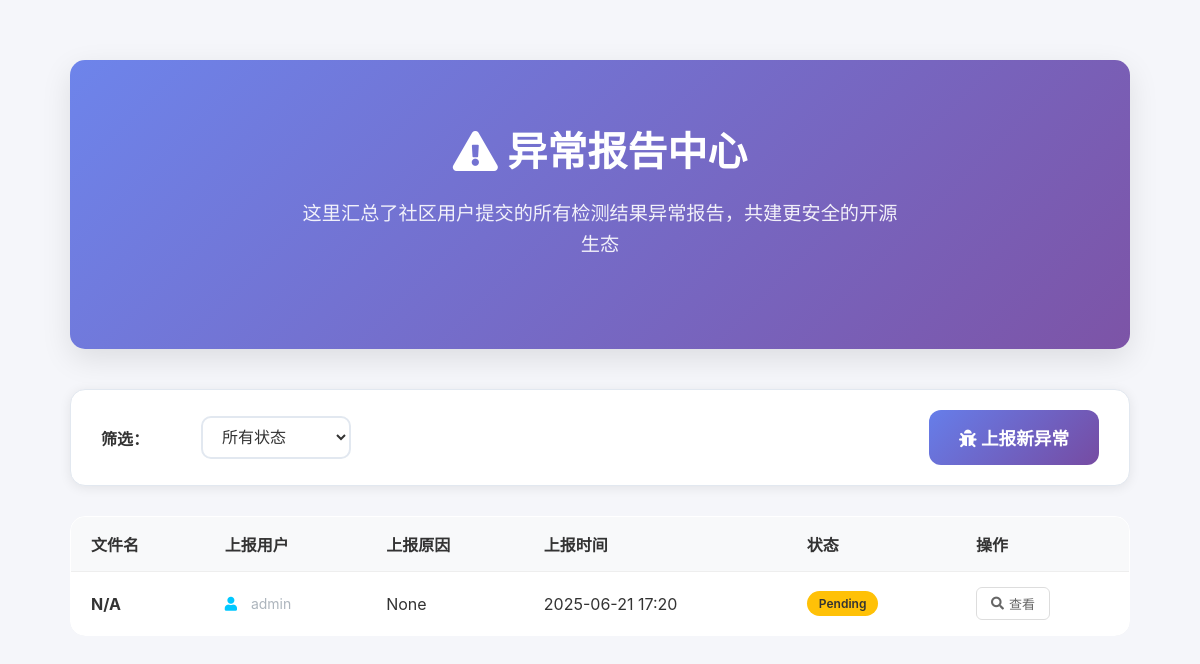
The app's page /community/anomalies with its own data.
### tables this page shows
CREATE TABLE anomaly_reports (id INTEGER PRIMARY KEY AUTOINCREMENT, user_id INTEGER NOT NULL, scan_record_id INTEGER, title TEXT, description TEXT, reason TEXT, status TEXT NOT NULL DEFAULT 'pending', created_at TIMESTAMP DEFAULT CURRENT_TIMESTAMP, FOREIGN KEY (user_id) REFERENCES users (id), FOREIGN KEY (scan_record_id) REFERENCES scan_records (id));

CREATE TABLE users (
        id INTEGER PRIMARY KEY AUTOINCREMENT,
        username TEXT UNIQUE NOT NULL,
        email TEXT UNIQUE,
        password_hash TEXT NOT NULL,
        role TEXT NOT NULL DEFAULT 'user',
        last_login TIMESTAMP
    , avatar TEXT, register_time TIMESTAMP);

### app/routes/community.py (the view)
@community_bp.route('/anomalies')
def anomaly_list():
    page = request.args.get('page', 1, type=int)
    status = request.args.get('status', None)
    per_page = 10
    conn = sqlite3.connect(Config.DATABASE_PATH)
    conn.row_factory = sqlite3.Row
    cursor = conn.cursor()
    query = '''
        SELECT ar.*, u.username, sr.filename, sr.package_type, sr.risk_level
        FROM anomaly_reports ar
        LEFT JOIN users u ON ar.user_id = u.id
        LEFT JOIN scan_records sr ON ar.scan_record_id = sr.id
    '''
    params = []
    if status and status != 'all':
        query += ' WHERE ar.status = ?'
        params.append(status)
    count_query = f"SELECT COUNT(*) as count FROM ({query})"
    cursor.execute(count_query, params)
    total_count = cursor.fetchone()['count']
    query += ' ORDER BY ar.created_at DESC LIMIT ? OFFSET ?'
    params.extend([per_page, (page - 1) * per_page])
    cursor.execute(query, params)
    reports_data = cursor.fetchall()
    reports = []
    for report in reports_data:
        report_obj = {
            'id': report['id'],
            'reason': report['reason'],
            'description': report['description'],
            'status': report['status'],
            'created_at': datetime.fromisoformat(report['created_at']),
            'scan_record_id': report['scan_record_id'],
            'user': {'username': report['username']},
            'scan_record': {
                'filename': report['filename'],
                'package_type': report['package_type'],
                'risk_level': report['risk_level']
            } if report['filename'] else None
        }
        reports.append(report_obj)
    conn.close()
    total_pages = (total_count + per_page - 1) // per_page
    return render_template(
        'community/anomaly_list.html',
        reports=reports,
        page=page,
        total_pages=total_pages
    )

### app/templates/community/anomaly_list.html (shortened to what this page needs)
{% extends "base.html" %}
{% block extra_css %}
<link rel="stylesheet" href="{{ url_for('static', filename='css/community.css') }}">
{% endblock %}
{% block content %}
<div class="anomaly-center-container">
    <div class="community-header">
        <h1><i class="fas fa-exclamation-triangle"></i> 异常报告中心</h1>
        <p>这里汇总了社区用户提交的所有检测结果异常报告，共建更安全的开源生态</p>
    </div>
    {% if reports %}
    <div class="filters">
        <div class="filter-group">
            <div class="filter-label">筛选：</div>
            <select class="filter-select" id="statusFilter">
                <option value="all" {% if not request.args.get('status') %}selected{% endif %}>所有状态</option>
            </select>
        </div>
        <div class="action-buttons-group">
            <a href="{{ url_for('community.report_anomaly') }}" class="create-post-btn">
                <i class="fas fa-bug"></i> 上报新异常
            </a>
        </div>
    </div>
    <div class="report-table-container" style="border-radius: 15px; overflow: hidden;">
        <table class="report-table">
            <thead>
                <tr>
                    <th>文件名</th>
                    <th>上报用户</th>
                    <th>上报原因</th>
                    <th>上报时间</th>
                    <th>状态</th>
                    <th>操作</th>
                </tr>
            </thead>
            <tbody>
                {% for report in reports %}
                <tr>
                    <td><strong>{{ report.scan_record.filename if report.scan_record else 'N/A' }}</strong></td>
                    <td>
                        <div class="user-info">
                            <i class="fas fa-user"></i>
                            <span>{{ report.user.username if report.user else '匿名' }}</span>
                        </div>
                    </td>
                    <td>{{ report.reason }}</td>
                    <td>{{ report.created_at.strftime('%Y-%m-%d %H:%M') }}</td>
                    <td><span class="status-badge status-{{ report.status }}">{{ report.status }}</span></td>
                    <td>
                        <div style="display: flex; gap: 8px;">
                            <a href="{{ url_for('scan.result', scan_id=report.scan_record_id) if report.scan_record_id else '#' }}"
                               class="action-btn" {% if not report.scan_record_id %}disabled{% endif %}>
                                <i class="fas fa-search"></i> 查看
                            </a>
                        </div>
                    </td>
                </tr>
                {% endfor %}
            </tbody>
        </table>
    </div>
    {% endif %}
</div>
{% endblock %}

### app/static/css/common.css (style rules this page uses)
:root { --card-padding: 20px; --card-border-radius: 6px; --card-shadow: 0 2px 10px rgba(0,0,0,0.08); --card-gap: 20px; --card-bg-color: #ffffff; --card-inner-gap: 16px; --primary-color: #00c8ff; --primary-color-dark: #00a6d6; --secondary-color: #1a1f36; --text-color: #333; --text-color-light: #666; --border-color: #e6e8eb; --bg-color: #f5f6fa; --danger-color: #dc3545; --success-color: #28a745; --warning-color: #ffc107; --info-color: #17a2b8; --navbar-bg: #1a1f36; --navbar-text: #adb5bd; --navbar-text-active: #fff; --navbar-hover: rgba(255,255,255,0.1); --input-bg: #fff; --input-border: #ced4da; --input-text: #333; --table-header-bg: #f8f9fa; --table-border: #e6e8eb; --table-stripe: #f8f9fa; --table-hover: #f1f5f9; }

### app/static/css/community.css (style rules this page uses)
.community-header { background: linear-gradient(135deg, rgba(102, 126, 234, 0.95) 0%, rgba(118, 75, 162, 0.95) 100%); color: white; padding: 60px 40px; border-radius: 15px; text-align: center; margin-bottom: 40px; box-shadow: 0 10px 30px rgba(0,0,0,0.1); transition: transform 0.3s ease; }
.community-header h1 { font-size: 2.5em; margin-bottom: 20px; font-weight: 700; }
.community-header p { font-size: 1.2em; opacity: 0.9; max-width: 600px; margin: 0 auto 30px; line-height: 1.6; }
.filters { background: var(--card-bg-color); padding: 20px 30px; border-radius: 15px; margin-bottom: 30px; box-shadow: var(--card-shadow); display: flex; justify-content: space-between; align-items: center; flex-wrap: wrap; border: 1px solid var(--border-color); transition: background-color 0.3s ease, border-color 0.3s ease; }
.filter-group { display: flex; gap: 20px; align-items: center; flex-wrap: wrap; }
.action-buttons-group { display: flex; gap: 15px; align-items: center; }
.filter-label { font-weight: 600; color: var(--text-color); min-width: 80px; transition: color 0.3s ease; }
.filter-select { padding: 10px 15px; border: 2px solid var(--border-color); border-radius: 10px; background: var(--input-bg); font-size: 1em; color: var(--input-text); min-width: 150px; transition: all 0.3s ease; }
.action-btn { display: flex; align-items: center; gap: 5px; padding: 8px 12px; border: 1px solid var(--border-color); border-radius: 8px; background: var(--card-bg-color); color: var(--text-color-light); text-decoration: none; font-size: 0.9em; transition: all 0.3s ease; }
.create-post-btn { background: linear-gradient(135deg, #667eea 0%, #764ba2 100%); color: white; padding: 15px 30px; border: none; border-radius: 12px; text-decoration: none; font-weight: 600; font-size: 1.1em; transition: all 0.3s ease; display: inline-block; }
.anomaly-center-container { max-width: 1100px; margin: 20px auto; padding: 20px; }
.report-table { width: 100%; border-collapse: collapse; background: var(--card-bg-color); border-radius: 15px; overflow: hidden; box-shadow: var(--card-shadow); border: 1px solid var(--border-color); transition: background-color 0.3s ease, border-color 0.3s ease; }
.report-table th, .report-table td { padding: 15px 20px; text-align: left; border-bottom: 1px solid var(--border-color); transition: border-color 0.3s ease; }
.report-table th { background-color: var(--table-header-bg); font-weight: 600; color: var(--text-color); transition: background-color 0.3s ease, color 0.3s ease; }
.status-badge { padding: 5px 12px; border-radius: 20px; font-size: 12px; font-weight: 600; color: white; display: inline-block; text-transform: capitalize; }
.status-pending { background-color: var(--warning-color); color: #333; }

### app/templates/community/anomaly_list.html (style rules this page uses)
.anomaly-center-container { max-width: 1100px; margin: 20px auto; padding: 20px; }
.report-table { width: 100%; border-collapse: collapse; background: white; border-radius: 15px; overflow: hidden; box-shadow: 0 4px 20px rgba(0,0,0,0.05); }
.report-table th, .report-table td { padding: 15px 20px; text-align: left; border-bottom: 1px solid #eee; }
.report-table th { background-color: #f8f9fa; font-weight: 600; color: #333; }
.status-badge { padding: 5px 12px; border-radius: 20px; font-size: 12px; font-weight: 600; color: white; display: inline-block; text-transform: capitalize; }
.status-pending { background-color: #ffc107; color: #333; }
.action-btn { padding: 6px 14px; border: 1px solid #ddd; border-radius: 6px; background: white; color: #666; text-decoration: none; font-size: 13px; transition: all 0.2s; }
.user-info { display: flex; align-items: center; gap: 8px; }

### records on screen
anomaly_reports: scan_record "N/A", user "admin", reason "None", created_at "2025-06-21 17:20", status "Pending"
